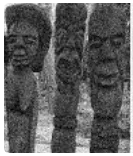
#> input picture Noisy Image.PNG, 133 x 156 px
$ jupyter execute Denoising_Images.ipynb
#> lines starting #> are read from the running program, lines starting #| are printed output that depends on the picture
Denoising of an image refers to the process of reconstruction of a signal from noisy images. Denoising is done to remove unwanted noise from image to analyze it in better form. It refers to one of the major pre-processing steps. There are four functions in opencv which is used for denoising of different images.

**Syntax:** cv2.fastNlMeansDenoisingColored( P1, P2, float P3, float P4, int P5, int P6)

**Parameters:**

P1 – Source Image Array

P2 – Destination Image Array

P3 – Size in pixels of the template patch that is used to compute weights.

P4 – Size in pixels of the window that is used to compute a weighted average for the given pixel.

P5 – Parameter regulating filter strength for luminance component.

P6 – Same as above but for color components // Not used in a grayscale image.

[cell 1]
# importing libraries
import numpy as np
import cv2
from matplotlib import pyplot as plt

[cell 2]
from google.colab import files
uploaded = files.upload()
#> the answer given: Noisy Image.PNG

[cell 3]
image = cv2.imread('Noisy Image.PNG')
#> image is the input picture: shape (156, 133, 3); min 2, max 255, mean 97.1

[cell 4]
# denoising of image saving it into dst image
dst = cv2.fastNlMeansDenoisingColored(image, None, 10, 10, 7, 15)
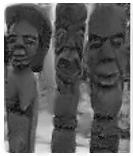
#> dst: shape (156, 133, 3); mean B, G, R 96.2, 96.2, 96.2

[cell 5]
# Plotting of source and destination image
plt.subplot(121), plt.imshow(image)
plt.subplot(122), plt.imshow(dst)
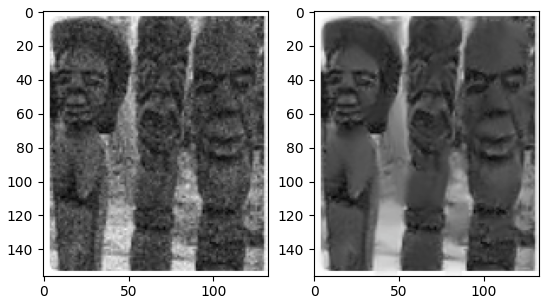
#> figure drawn by matplotlib, 2 panels; B, G, R data is drawn as R, G, B

$ run again, with Color Image.png copied over Noisy Image.PNG
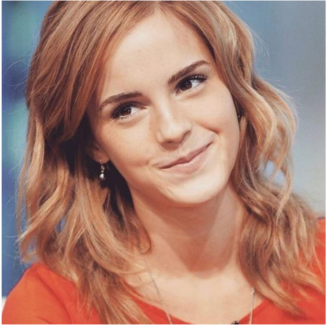
#> input picture Color Image.png, 330 x 329 px
#> image is the input picture: shape (329, 330, 3); mean B, G, R 117.3, 130.2, 171.3
#> `dst = cv2.fastNlMeansDenoisingColored(image, None, 10, 10, 7, 15)`:
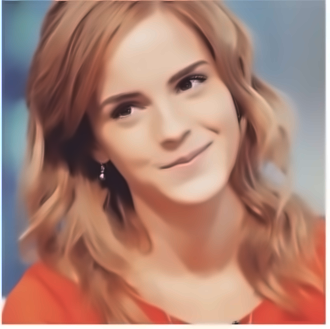
#> dst: shape (329, 330, 3); mean B, G, R 116.7, 129.8, 171
#> `[cell 5]`:
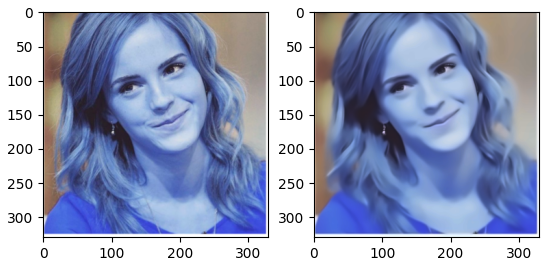
#> figure drawn by matplotlib, 2 panels; B, G, R data is drawn as R, G, B

$ run again, with Input Image.png copied over Noisy Image.PNG
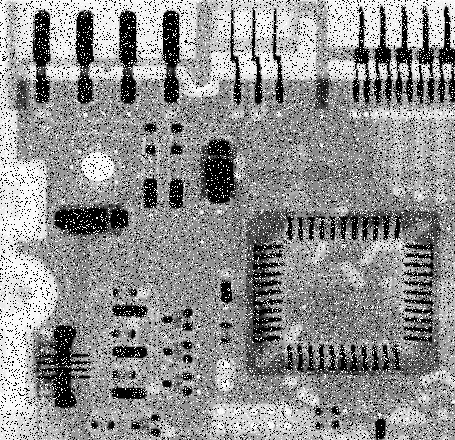
#> input picture Input Image.png, 455 x 440 px
#> image is the input picture: shape (440, 455, 3); min 0, max 255, mean 144.1
#> `[cell 5]`:
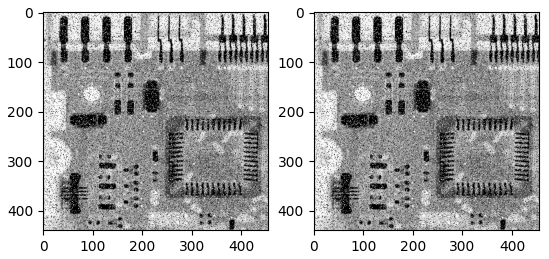
#> figure drawn by matplotlib, 2 panels; B, G, R data is drawn as R, G, B

$ run again, with Mean Filter.png copied over Noisy Image.PNG
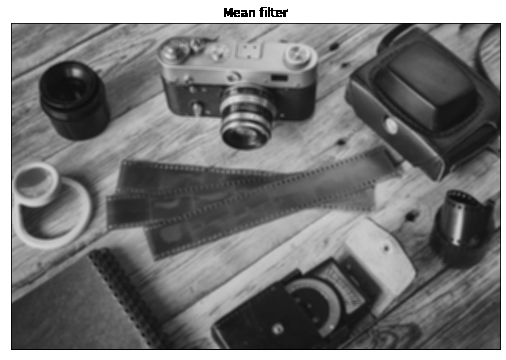
#> input picture Mean Filter.png, 506 x 360 px
#> image is the input picture: shape (360, 506, 3); min 0, max 255, mean 119.8
#> `[cell 5]`:
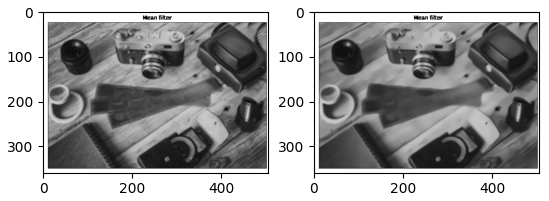
#> figure drawn by matplotlib, 2 panels; B, G, R data is drawn as R, G, B
